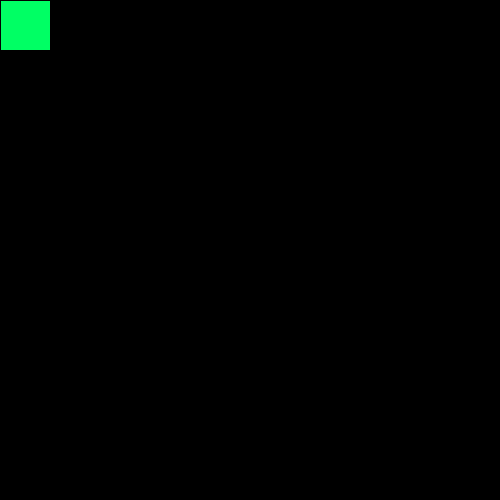
Frame 1 (no input)
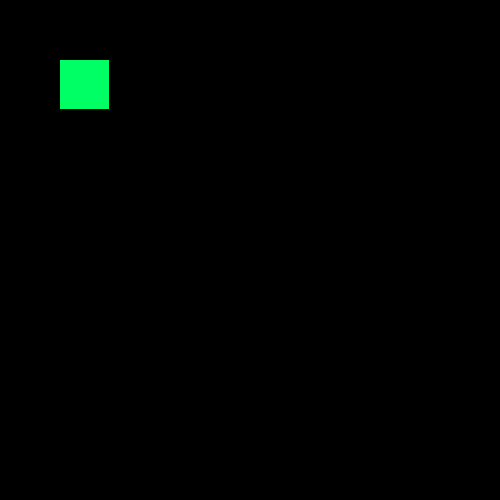
Frame 60 (the mouse pressed at the canvas centre just before this capture)
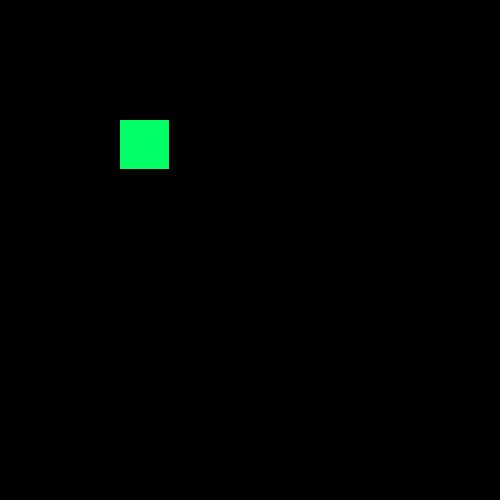
Frame 120 (the mouse held since frame 60 and released just before this capture)

The Processing sketch that drew these frames (run headless with seeded random() and noise(); from frame 60 on, the mouse is pressed at the canvas centre):

// Processing sketch: processing_184510
// ── processing_184510.pde

//ASSIGNMENT WEEK 1
//RECTANGLE WITH COLOR


int x = 0;
int y = 0;

void setup() {
  size(500, 500);
  background(0);

}

void draw() {
fill(0,255,100);
rect(x,y,50,50);
x = x+1;
x = x%500;

    if(x<=250){
    y = y+1;
    }else{
    y = y-1;
    }
 y = y%500;
}
